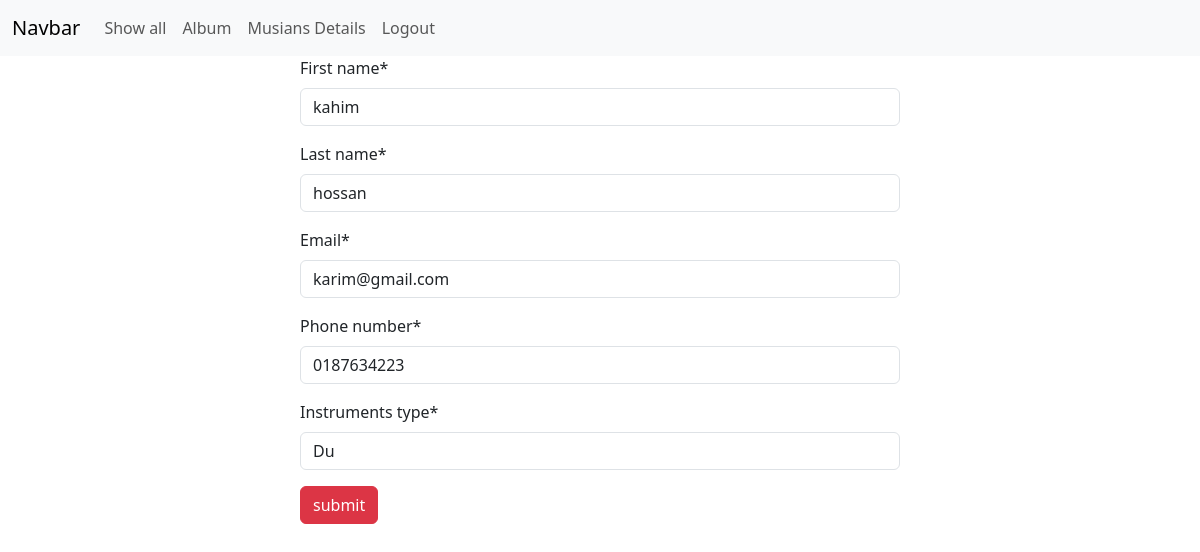
/musician/edit_musician/7 (signed in), run on the app's committed database.
### musician/models.py (models this page shows, shortened)
class Musician(models.Model):
    first_name = models.CharField(max_length=100)
    last_name = models.CharField(max_length=100)
    email = models.EmailField()
    phone_number = models.CharField(max_length=12)
    instruments_type = models.CharField(max_length=30)

### musician/views.py (the view)
# urls.py: path('edit_musician/<int:id>',views.Edit_musician.as_view() , name='edit_musician'),
@method_decorator(login_required,name=('dispatch'))
class Edit_musician(UpdateView):
    model = models.Musician
    form_class = forms.MusicianForm
    pk_url_kwarg ='id'
    success_url = reverse_lazy('show')
    template_name ='show.html'

### musician/forms.py
class MusicianForm(forms.ModelForm):
    class Meta:
        model = Musician
        fields ="__all__"

### musician/templates/show.html (shortened to what this page needs)
{%  extends "base.html" %}
{% load crispy_forms_tags %}
{% block content  %}
<div style="width:50%; margin:auto;" class="">
    <form method="post">
        {{form|crispy}}
        <button class="btn  btn-danger">submit </button>
    </form>
</div>
{% endblock   %}

### data on the page
Musician: first_name "kahim", last_name "hossan", email "karim@gmail.com", phone_number "0187634223", instruments_type "Du"
